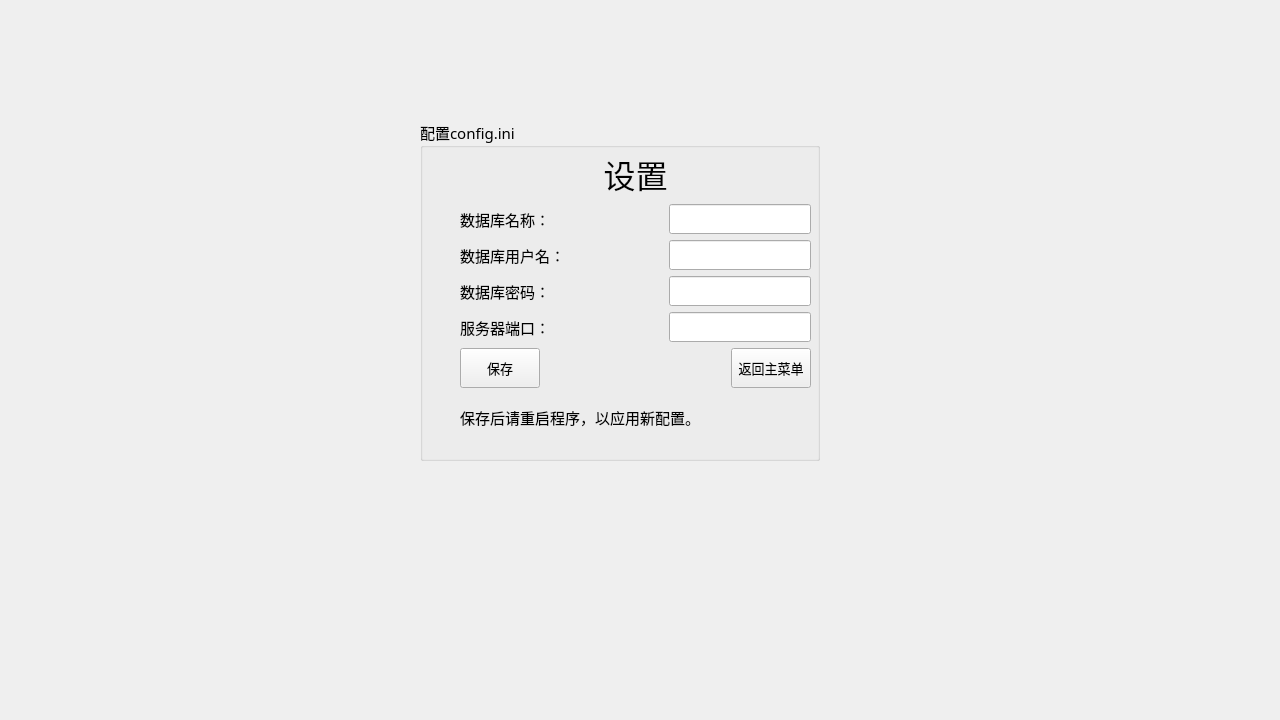
<?xml version="1.0" encoding="UTF-8"?>
<ui version="4.0">
 <class>ConfigUI</class>
 <widget class="QWidget" name="ConfigUI">
  <property name="geometry">
   <rect>
    <x>0</x>
    <y>0</y>
    <width>1280</width>
    <height>720</height>
   </rect>
  </property>
  <property name="minimumSize">
   <size>
    <width>1280</width>
    <height>720</height>
   </size>
  </property>
  <property name="maximumSize">
   <size>
    <width>1280</width>
    <height>720</height>
   </size>
  </property>
  <property name="windowTitle">
   <string>ConfigUI</string>
  </property>
  <property name="styleSheet">
   <string notr="true"/>
  </property>
  <widget class="QGroupBox" name="groupBox">
   <property name="geometry">
    <rect>
     <x>420</x>
     <y>120</y>
     <width>400</width>
     <height>341</height>
    </rect>
   </property>
   <property name="sizePolicy">
    <sizepolicy hsizetype="Fixed" vsizetype="Fixed">
     <horstretch>0</horstretch>
     <verstretch>0</verstretch>
    </sizepolicy>
   </property>
   <property name="maximumSize">
    <size>
     <width>400</width>
     <height>16777215</height>
    </size>
   </property>
   <property name="font">
    <font>
     <family>微软雅黑</family>
     <pointsize>11</pointsize>
    </font>
   </property>
   <property name="title">
    <string>配置config.ini</string>
   </property>
   <widget class="QWidget" name="layoutWidget">
    <property name="geometry">
     <rect>
      <x>40</x>
      <y>30</y>
      <width>351</width>
      <height>290</height>
     </rect>
    </property>
    <layout class="QVBoxLayout" name="verticalLayout">
     <item>
      <widget class="QLabel" name="label">
       <property name="font">
        <font>
         <family>微软雅黑</family>
         <pointsize>24</pointsize>
        </font>
       </property>
       <property name="text">
        <string>设置</string>
       </property>
       <property name="alignment">
        <set>Qt::AlignCenter</set>
       </property>
      </widget>
     </item>
     <item>
      <layout class="QHBoxLayout" name="horizontalLayout">
       <item>
        <widget class="QLabel" name="label_2">
         <property name="minimumSize">
          <size>
           <width>80</width>
           <height>0</height>
          </size>
         </property>
         <property name="text">
          <string>数据库名称：    </string>
         </property>
        </widget>
       </item>
       <item>
        <spacer name="horizontalSpacer_5">
         <property name="orientation">
          <enum>Qt::Horizontal</enum>
         </property>
         <property name="sizeHint" stdset="0">
          <size>
           <width>40</width>
           <height>20</height>
          </size>
         </property>
        </spacer>
       </item>
       <item>
        <widget class="QLineEdit" name="lineEdit_DBname"/>
       </item>
      </layout>
     </item>
     <item>
      <layout class="QHBoxLayout" name="horizontalLayout_2">
       <item>
        <widget class="QLabel" name="label_3">
         <property name="minimumSize">
          <size>
           <width>80</width>
           <height>0</height>
          </size>
         </property>
         <property name="text">
          <string>数据库用户名：</string>
         </property>
        </widget>
       </item>
       <item>
        <spacer name="horizontalSpacer_6">
         <property name="orientation">
          <enum>Qt::Horizontal</enum>
         </property>
         <property name="sizeHint" stdset="0">
          <size>
           <width>40</width>
           <height>20</height>
          </size>
         </property>
        </spacer>
       </item>
       <item>
        <widget class="QLineEdit" name="lineEdit_DBuser"/>
       </item>
      </layout>
     </item>
     <item>
      <layout class="QHBoxLayout" name="horizontalLayout_3">
       <item>
        <widget class="QLabel" name="label_4">
         <property name="minimumSize">
          <size>
           <width>80</width>
           <height>0</height>
          </size>
         </property>
         <property name="text">
          <string>数据库密码：    </string>
         </property>
        </widget>
       </item>
       <item>
        <spacer name="horizontalSpacer_7">
         <property name="orientation">
          <enum>Qt::Horizontal</enum>
         </property>
         <property name="sizeHint" stdset="0">
          <size>
           <width>40</width>
           <height>20</height>
          </size>
         </property>
        </spacer>
       </item>
       <item>
        <widget class="QLineEdit" name="lineEdit_DBpw">
         <property name="echoMode">
          <enum>QLineEdit::Password</enum>
         </property>
        </widget>
       </item>
      </layout>
     </item>
     <item>
      <layout class="QHBoxLayout" name="horizontalLayout_4">
       <item>
        <widget class="QLabel" name="label_5">
         <property name="minimumSize">
          <size>
           <width>80</width>
           <height>0</height>
          </size>
         </property>
         <property name="text">
          <string>服务器端口：    </string>
         </property>
        </widget>
       </item>
       <item>
        <spacer name="horizontalSpacer_8">
         <property name="orientation">
          <enum>Qt::Horizontal</enum>
         </property>
         <property name="sizeHint" stdset="0">
          <size>
           <width>40</width>
           <height>20</height>
          </size>
         </property>
        </spacer>
       </item>
       <item>
        <widget class="QLineEdit" name="lineEdit_port"/>
       </item>
      </layout>
     </item>
     <item>
      <layout class="QHBoxLayout" name="horizontalLayout_5">
       <item>
        <widget class="QPushButton" name="pushButton_save">
         <property name="minimumSize">
          <size>
           <width>80</width>
           <height>40</height>
          </size>
         </property>
         <property name="font">
          <font>
           <pointsize>10</pointsize>
          </font>
         </property>
         <property name="text">
          <string>保存</string>
         </property>
        </widget>
       </item>
       <item>
        <spacer name="horizontalSpacer_3">
         <property name="orientation">
          <enum>Qt::Horizontal</enum>
         </property>
         <property name="sizeHint" stdset="0">
          <size>
           <width>40</width>
           <height>20</height>
          </size>
         </property>
        </spacer>
       </item>
       <item>
        <widget class="QPushButton" name="pushButton_back">
         <property name="minimumSize">
          <size>
           <width>80</width>
           <height>40</height>
          </size>
         </property>
         <property name="font">
          <font>
           <pointsize>10</pointsize>
          </font>
         </property>
         <property name="text">
          <string>返回主菜单</string>
         </property>
         <property name="iconSize">
          <size>
           <width>16</width>
           <height>16</height>
          </size>
         </property>
         <property name="autoRepeat">
          <bool>false</bool>
         </property>
        </widget>
       </item>
      </layout>
     </item>
     <item>
      <widget class="QLabel" name="label_6">
       <property name="text">
        <string>保存后请重启程序，以应用新配置。</string>
       </property>
      </widget>
     </item>
    </layout>
   </widget>
  </widget>
 </widget>
 <resources/>
 <connections/>
</ui>
